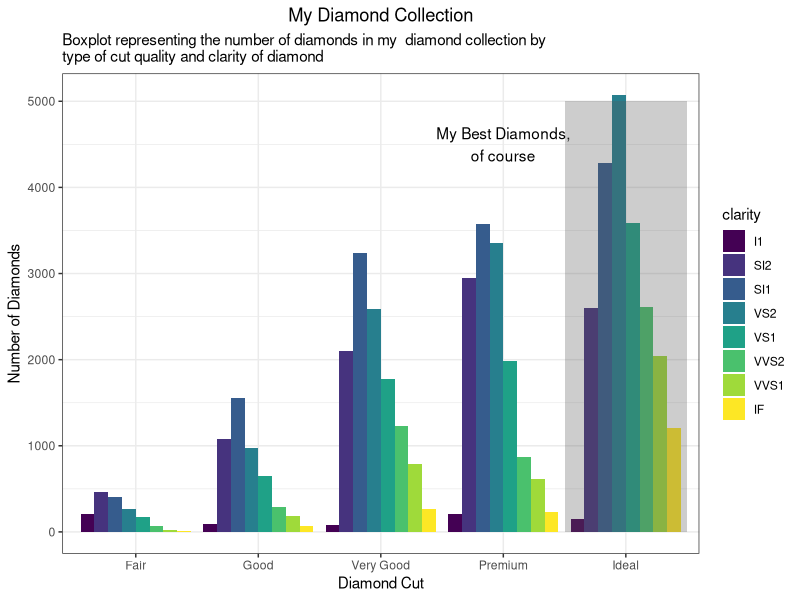
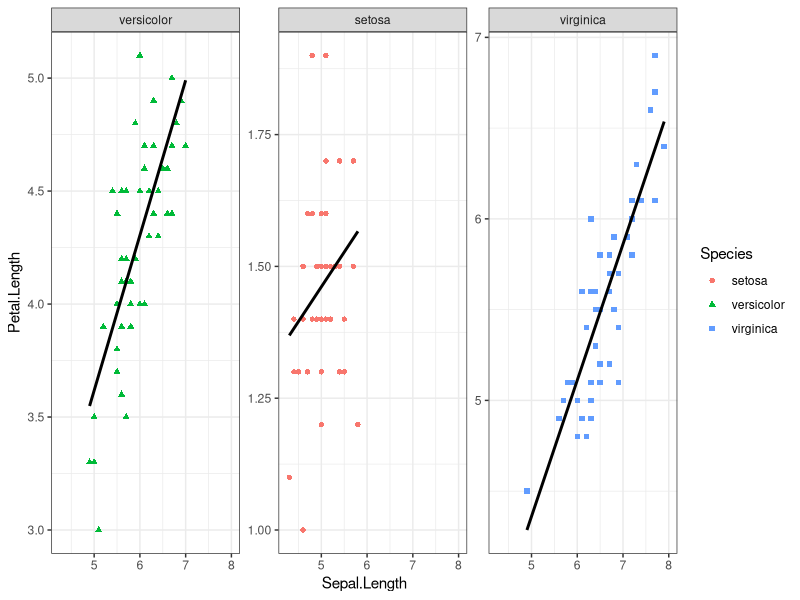
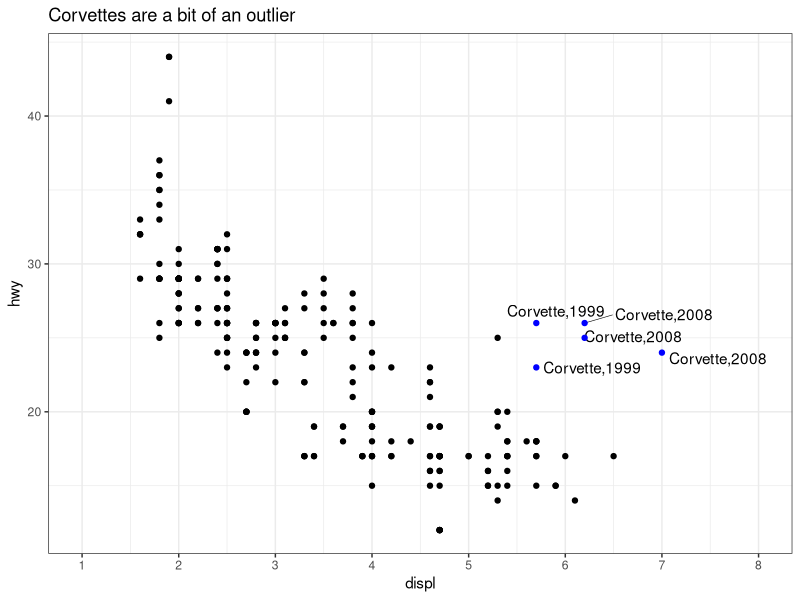
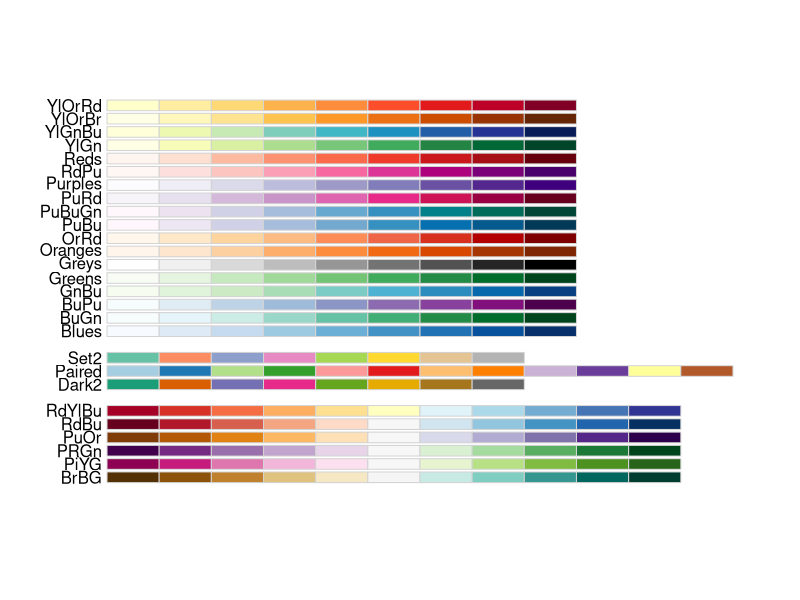

Here is the R script that generated these plots, in order:
## ---- chunk 1
knitr::opts_chunk$set(echo = FALSE)
## ---- chunk 2
library("ggplot2")
library("magrittr") #so I can do some piping
data("diamonds")
data("mpg")
data("iris")
theme_set(theme_bw()) #I'll give you this one, you can set the theme individually for graphs
#or you can set the theme for all the graphs using theme_set()
#theme_bw() is best theme (IMO)

#for graph 3:
library("ggrepel")


## ---- chunk 3
data("diamonds")
#hint think about the *position* the bars are in...

ggplot(diamonds, aes(cut, fill = clarity)) +
  geom_bar(position = "dodge") +
  #To add labels to title, subtitle, x- and y-axes.
  labs(title = "My Diamond Collection", 
       subtitle = "Boxplot representing the number of diamonds in my  diamond collection by \ntype of cut quality and clarity of diamond",
       x = "Diamond Cut", 
       y = "Number of Diamonds") +
  theme(plot.title = element_text(hjust = 0.5)) +
  #annotate() to add the text and the rectangle
  annotate("text", x = 4, y = 4500, 
           label = "My Best Diamonds,\nof course") +
  annotate("rect", xmin = 4.5, xmax = 5.5, 
           ymin = 0, ymax = 5000, 
           alpha = 0.3)

## ---- chunk 4


## ---- chunk 5
data("iris")

#To reorder the panels within the graph
iris$Species2 <- factor(iris$Species, levels = c("versicolor", "setosa", "virginica"))

ggplot(iris, aes(Sepal.Length, Petal.Length, color = Species, shape = Species))+
  geom_point() +
  geom_smooth(se = F, method = lm, color = "black") +
  #To put species in different panels
  facet_wrap(vars(Species2), scales = "free") +
  #To resize x-axis per species
  scale_x_continuous(limits = c(4.25,8))

## ---- chunk 6

## ---- chunk 7
data("mpg")
corvette <- mpg[mpg$model == "corvette",]
#install
require("ggrepel") #useful for making text annotations better, hint hint
set.seed(42)

#Define the label you want to add with paste() as an aesthetic
ggplot(mpg, aes(displ,hwy, label = paste("Corvette", year, sep = ","))) +
  #To label use the ggrepel package
  geom_text_repel(
    data = corvette,
    segment.size = 0.2,
    segment.color = "black",
    nudge_x = 0.4
  ) +
  #To only color the points for Corvette models
  geom_point(color = ifelse(mpg$model == "corvette", "blue", "black")) +
  labs(title = "Corvettes are a bit of an outlier") +
  scale_x_continuous(limits = c(1,8), breaks = seq(1:8))
## ---- chunk 8

## ---- chunk 9
data(mpg)

#hint for the coloring, colorbrewer and you can set palette colors and make your graphs colorblind friendly
library(RColorBrewer)
display.brewer.all(colorblindFriendly = T) #take a look at the colorblindfriendly options
## ---- chunk 10
